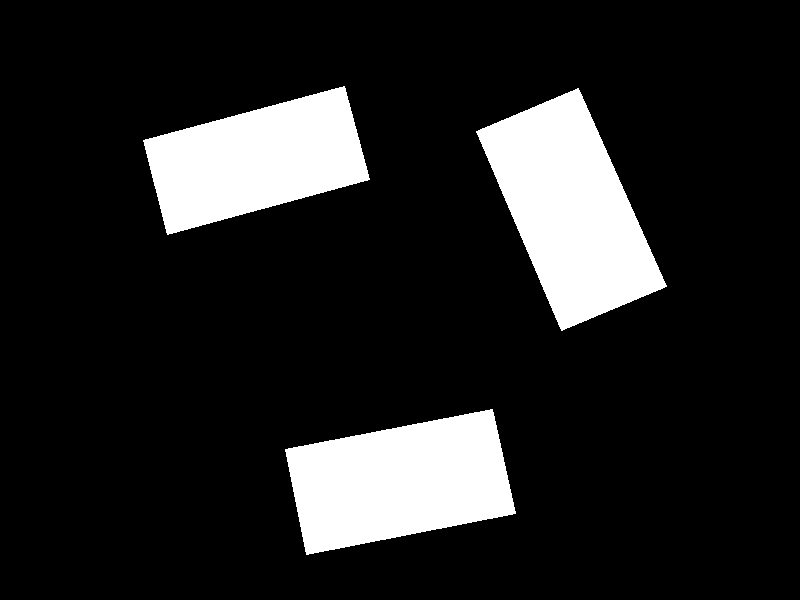
#> input picture src/mask_obstacles.png, 800 x 600 px, found by its file name
$ jupyter execute Final_Djikstra.ipynb
#> lines starting #> are read from the running program, lines starting #| are printed output that depends on the picture; after the words box and inside, x2 and y2 are one past the last pixel; in counts of white or black regions, pixels touching at a corner belong together
[cell 1]
import numpy as np
import matplotlib.pyplot as plt
import cv2

# COMPUTATION

[cell 2]
###################################### import data from CV            #########################################################################################################################################
Starting_node=0              ### index OF THE START AND GOAL
Arrival_node=1
Nodes=np.array([[97, 364],[636, 431], [504, 400], [529, 517], [294, 563], [271, 445], [579,  73], [678, 295], [560, 345], [464, 121], [356,  76], [384, 182], [156, 244], [128, 137]])
Mask = cv2.imread("python_djikstra/mask_obstacles.png", cv2.IMREAD_COLOR)  ###### DATA FOR MASK (OBSTACLES)
#> Mask is the input picture: shape (600, 800, 3); 14.2% white; 3 white regions, box (x1, y1, x2, y2) and area: (476, 88, 667, 331) 24610, (285, 409, 516, 555) 22940, (143, 86, 370, 235) 20472
Threshold=1 ### potential use is we observe a mask that is uncorrect, with parasitic lines for ex.
###################################### end from CV        #####################################################################################################################################################


####################################### Start Djikstra - calculate connectivity and distances
Number_nodes = len(Nodes)
Connectivity_matrix = np.zeros((Number_nodes, Number_nodes), dtype=bool)      ##Connectivity_matrix[i, j] = 1 means i connected to j !!!!!!!!!!!!!!!!! i<j !!!!!!!!!! Matrix verifying if i and j are connected. 1 ou 0 (triangulaire supperieure)
Distance_between_nodes = np.full((Number_nodes, Number_nodes), np.inf)  #Initialise distances at infinity, to be changed.Also a matrice that is triangular supperior. The diagonal should be 0, but since we don't use it we don't lose time doing it

for j in range(Number_nodes):
    for i in range(j):        #Connectivity_matrix[i, j] = 1 means i connected to j !!!!!!!!!!!!!!!!! i<j !!!!!!!!!!    i in range(j) compared to i in range(Number_nodes) increases the speed by two.
        Blank_img=np.zeros(shape=Mask.shape, dtype=np.uint8)   #(https://medium.com/jungletronics/opencv-image-basics-2e63d973851a) # Blank image for addinf segment
        cv2.line(Blank_img,Nodes[i],Nodes[j],(127,127,127),1)
        if(np.sum(cv2.bitwise_and(Blank_img, Mask))<=Threshold):
            Connectivity_matrix[i,j]=True
            Distance_between_nodes[i,j] = np.linalg.norm(Nodes[i]-Nodes[j])
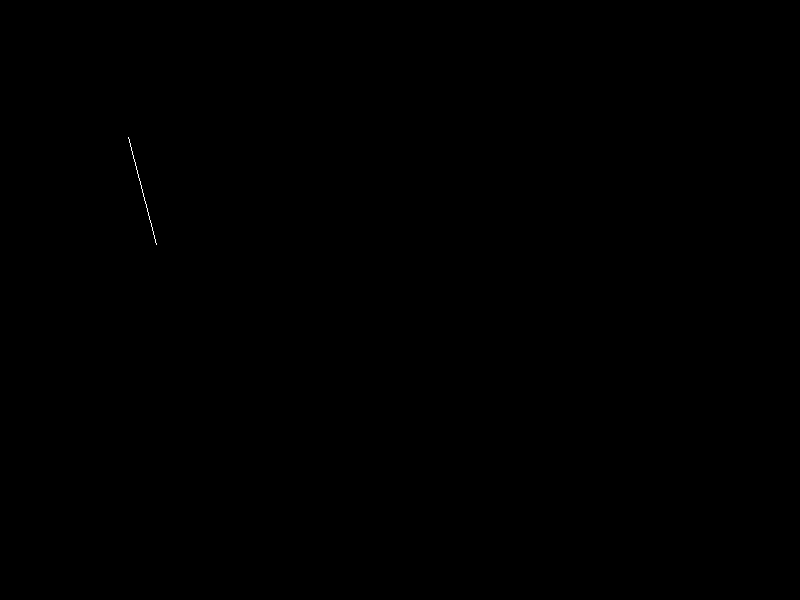
#> Blank_img: shape (600, 800, 3); values 0 (black) and 127 (white), 0.02% white in thin lines or dots, all inside (x1, y1, x2, y2) = (128, 137, 157, 245)

######################################## Backtracking Initialisation   (https://www.freecodecamp.org/news/dijkstras-algorithm-explained-with-a-pseudocode-example/)
Visited_nodes = np.zeros(Number_nodes, dtype=bool)         ## what nodes are already treated
Distance_from_start = np.full(Number_nodes, np.inf)     ####calculate distance fromm start for each node
Distance_from_start[Starting_node]=0                    ### set the starting node to 0
Previous = np.full((Number_nodes,), np.nan)   ## for each node know the previous node
Previous[Starting_node]=Starting_node

#######################################  Backtracking
Unvisited_nodes = np.where(Visited_nodes == False)[0]
while Visited_nodes[Arrival_node]!=True:
        Unvisited_nodes = np.where(Visited_nodes == False)[0]           ## unvisited indices
        Actual_node = Unvisited_nodes[np.argmin(Distance_from_start[Unvisited_nodes])]  ##minimal distance of the unvisited
        for Neighbour_node in range(Number_nodes):   ##Comparaison avec d'autres noeuds accessibles
                if Connectivity_matrix[min(Neighbour_node, Actual_node), max(Neighbour_node, Actual_node)] == True:
                        if (Distance_from_start[Neighbour_node]> Distance_from_start[Actual_node] + Distance_between_nodes[min(Neighbour_node,Actual_node),max(Neighbour_node,Actual_node)]):
                                Distance_from_start[Neighbour_node]= Distance_from_start[Actual_node] + Distance_between_nodes[min(Neighbour_node,Actual_node),max(Neighbour_node,Actual_node)]
                                Previous[Neighbour_node]=Actual_node
        Visited_nodes[Actual_node] = True

######################################   GENERATE OUTPUT vector
Global_path = Nodes[Arrival_node]
Actual_node = Arrival_node
while Actual_node!=Starting_node:                                                               ####looks at the end, what is previous node of actual, previous of previous etc....
    Global_path = np.vstack([Global_path, Nodes[int(Previous[Actual_node])]])
    Actual_node= int(Previous[Actual_node])

# PLOTTING and output vector

[cell 3]
################################################################################ PLOT
#Image = cv2.imread("python_djikstra/Camera.png", cv2.IMREAD_COLOR)
plt.imshow(Mask)
for j in range(Number_nodes):
    for i in range(j):        #Connectivity_matrix[i, j] = 1 means i connected to j !!!!!!!!!!!!!!!!! i<j !!!!!!!!!!
        if Connectivity_matrix[i,j] == 1:
                plt.plot((Nodes[i,0],Nodes[j,0]), (Nodes[i,1],Nodes[j,1]), '--b')
for i in range(Number_nodes):
    plt.plot(Nodes[i,0],Nodes[i,1],'mo')
    plt.text(Nodes[i,0]+0.5,Nodes[i,1]+0.5, str(i), color="gray", fontsize=12)

Actual_node = Arrival_node
while Actual_node!=Starting_node:
    plt.plot((Nodes[Actual_node,0],Nodes[int(Previous[Actual_node]),0]), (Nodes[Actual_node,1],Nodes[int(Previous[Actual_node]),1]), '-r')
    Actual_node= int(Previous[Actual_node])
plt.plot(Nodes[Starting_node,0],Nodes[Starting_node,1],'bo',markersize=15)          ###Start node
plt.plot(Nodes[Arrival_node,0],Nodes[Arrival_node,1],'ro',markersize=15)            #### goal node
print("Global_path, end is first:")
print(Global_path)
#| [[636 431]
#|  [504 400]
#|  [ 97 364]]
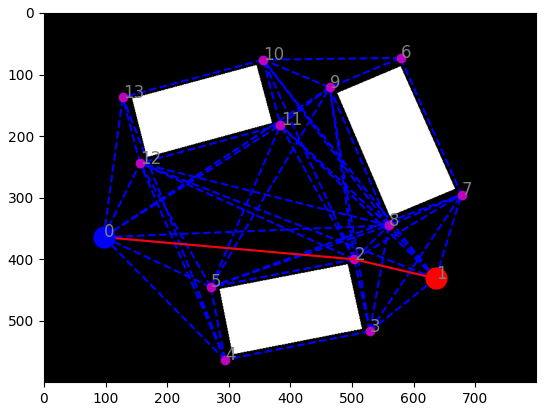
#> figure drawn by matplotlib, 1 panel
